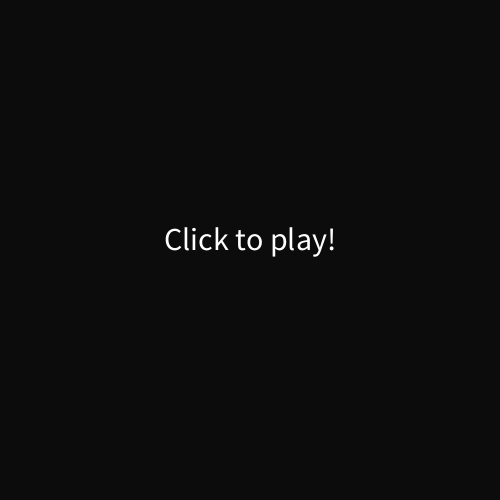
Frame 1 (no input)
Frame 60 (the mouse pressed at the canvas centre just before this capture): identical to frame 1, image omitted
Frame 120 (the mouse held since frame 60 and released just before this capture): identical to frame 1, image omitted

The Processing sketch that drew this single still picture (run headless with seeded random() and noise(); from frame 60 on, the mouse is pressed at the canvas centre):

// Processing sketch: processing_179447
// ── processing_179447.pde

//Rose Vastola


Ship myship;
Zone myzone;
Maze maze1;
Maze maze2;
Maze maze3;
Maze maze4;
int gameState;

void setup() {
  size(500, 500);
  noStroke();
  myship= new Ship();
  myzone = new Zone(width - 50, 50, 45);
  maze1 = new Maze( 100, 50, 45);
  maze2 = new Maze( 300, 100, 85);
  maze3 = new Maze( 400, 200, 60);
  maze4 = new Maze( 150, 200, 60);
  gameState = 0;
}


void draw() {
  background(12);
  switch(gameState) {

  case 0:
    //something happens
    textAlign(CENTER);
    textSize(32);
    text("Click to play!", width/2, height/2);
    break;

  case 1:
    myship.move();
    myship.display();
    myzone.display();
    maze1.display();
    maze2.display();
    maze3.display();
    maze4.display();
    if (myzone.checkDistance(myship.pos)) {
      gameState = 2;
    }  
    if (maze1.isCollidingWithRectangle(myship.pos.x, myship.pos.y, 5)) { 
      gameState = 3;
    }
    if (maze2.isCollidingWithRectangle(myship.pos.x, myship.pos.y, 5)) { 
      gameState = 3;
    }
    if (maze3.isCollidingWithRectangle(myship.pos.x, myship.pos.y, 5)) { 
      gameState = 3;
    }
    if (maze4.isCollidingWithRectangle(myship.pos.x, myship.pos.y, 5)) { 
      gameState = 3;
    }
    /*if(maze2.checkDistance(myship.pos)){
     gameState = 3;
     }
     
     if(maze3.checkDistance(myship.pos)){
     gameState = 3;
     }
     
     if(maze4.checkDistance(myship.pos)){
     gameState = 3;
     }
     */
    break;

  case 2:
    // something else to happen
    fill(255);
    textAlign(CENTER);
    textSize(32);
    text("Click to play again!", width/2, height/2);
    break;
  default:
    break;

  case 3:
    // something else to happen
    fill(255);
    textAlign(CENTER);
    textSize(24);
    text("Boom! you loose! Click to play again", width/2, height/2);
    break;
  }
}

void keyPressed() {
  switch(key) {
  case 'w': 
    myship.thrust(0.1);
    break;
  case 'a':
    myship.theta += 0.1;
    break;
  case 'd':
    myship.theta-= 0.1;
    break;
  default:
    break;
  case 's':
    myship.thrust(-0.1);
    break;
  }
}
void mouseClicked() {
  if (gameState == 0) {
    gameState = 1;
  } 
  else if ( gameState < 4) {  //changed to cover when gamestate is three when you hit a rectange
    myship= new Ship();
    gameState = 1;
  }
}


void keyReleased() {
  if (key == 'w') {
    myship.thrust(0);
  } 

  if (key == 's') {
    myship.thrust(0);
  }
}

class Maze {
  PVector pos;
  float radius;
  float rectangleX;
  float rectangleY;
  float rectangleWidth;
  float rectangleHeight;

  Maze(float tempX, float tempY, float tempR) {// the tempx comes in s a argument and we put it in the intaitally 
    pos = new PVector ( tempX, tempY);
    radius = tempR;
    println(radius);

    rectangleX = tempX;
    rectangleY = tempY;
    rectangleWidth = radius;
    rectangleHeight = 10;
  }

  void display() {
    fill(100, 40, 40);
    rect(pos.x, pos.y, radius, 10);  
    fill(255);
  }
  boolean checkDistance(PVector shipPos) {
    if (dist(pos.x, pos.y, shipPos.x, shipPos.y) < radius) {
      return true;
    }
    else {
      return false;
    }
  }
  //code adapted from:
  // code from http://www.openprocessing.org/sketch/20795 adapted by Rose Vastola
  boolean isCollidingWithRectangle(
  float circleX, 
  float circleY, 
  float radius)



  {
    float circleDistanceX = abs(circleX - rectangleX - rectangleWidth/2);
    float circleDistanceY = abs(circleY - rectangleY - rectangleHeight/2);

    if (circleDistanceX > (rectangleWidth/2 + radius)) { 
      return false;
    }
    if (circleDistanceY > (rectangleHeight/2 + radius)) { 
      return false;
    }

    if (circleDistanceX <= (rectangleWidth/2)) { 
      return true;
    }
    if (circleDistanceY <= (rectangleHeight/2)) { 
      return true;
    }

    float cornerDistance_sq = pow(circleDistanceX - rectangleWidth/2, 2) +
      pow(circleDistanceY - rectangleHeight/2, 2);

    return (cornerDistance_sq <= pow(radius, 2));
  }
}

class Ship {
  public PVector pos;
  PVector spd;
  PVector acc;
  float theta;

  Ship() {
    pos = new PVector (width/2, height/2);//will put this in the middle of teh screen
    spd = new PVector (); //default constructors for the pvector to assign to the the speec and acceleartion is becasue the default pvector 
    acc = new PVector ();//returns a new opv that returns a zero on xy and y varible.. if speed is and acc is set to zero that means the ship will move
    theta = 0;
  }

  void move() {
    //update position with speed
    //update speed with acceleration
    pos.add(spd);
    checkEdges();
    spd.add(acc);
  }

  void display() {
    //draw the ship at the postion I 
    //draw the ship shape in the correct orientation
    pushMatrix();
    translate(pos.x, pos.y);
    rotate(theta);
    triangle(25, 0, -5, 10, -5, -10);
    popMatrix();
  }


  void thrust(float force) {
    //set the acceleration based on the force and the theta
    //float variable 
    // what is going to go into the x, y, sign and co sign return numbers of 
    //one and negative one depending on what angle you give them
    acc.set(force*cos(theta), force*sin(theta));
  }

  void checkEdges() {
    // when the ship is off the screen loop it back to the other side 
    if (pos.x >width) {
      pos.x = 0;
    }
    else if (pos.x < 0) {
      pos.x=width;
    }
    else if (pos.x <0) {
      pos.x = width;
    }

    if (pos.y > height) {
      pos.y = 0;
    } 
    else if (pos.y < 0) {
      pos.y = height;
    }
  }
}

class Zone {
  PVector pos;
  float radius;


  Zone(float tempX, float tempY, float tempR) {// the tempx comes in s a argument and we put it in the intaitally 
    pos = new PVector ( tempX, tempY);
    radius = tempR;
  }

  void display() {
    ellipse(pos.x, pos.y, radius, radius);
  }
  boolean checkDistance(PVector shipPos) {
    if (dist(pos.x, pos.y, shipPos.x, shipPos.y) < radius) {
      return true;
    }
    else {
      return false;
    }
  }
}
